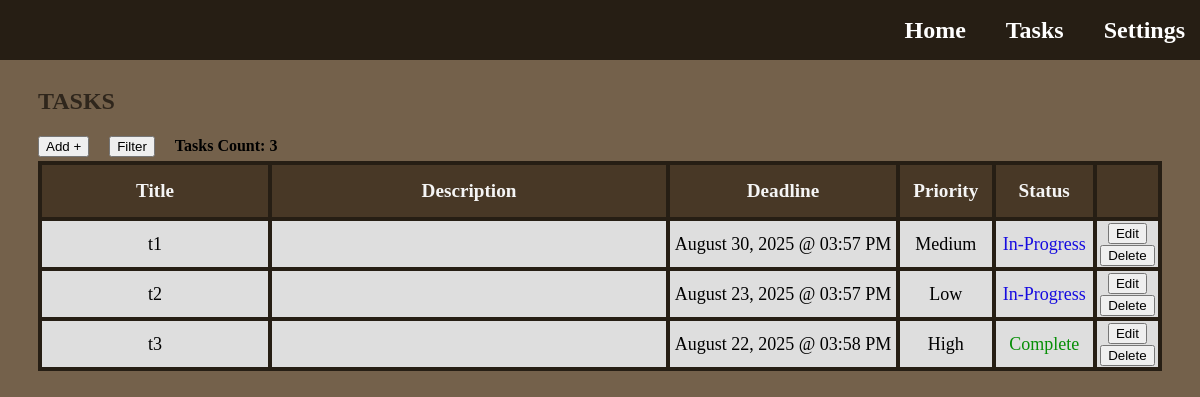
/tasks (signed in), run on an earlier commit of the app's database.
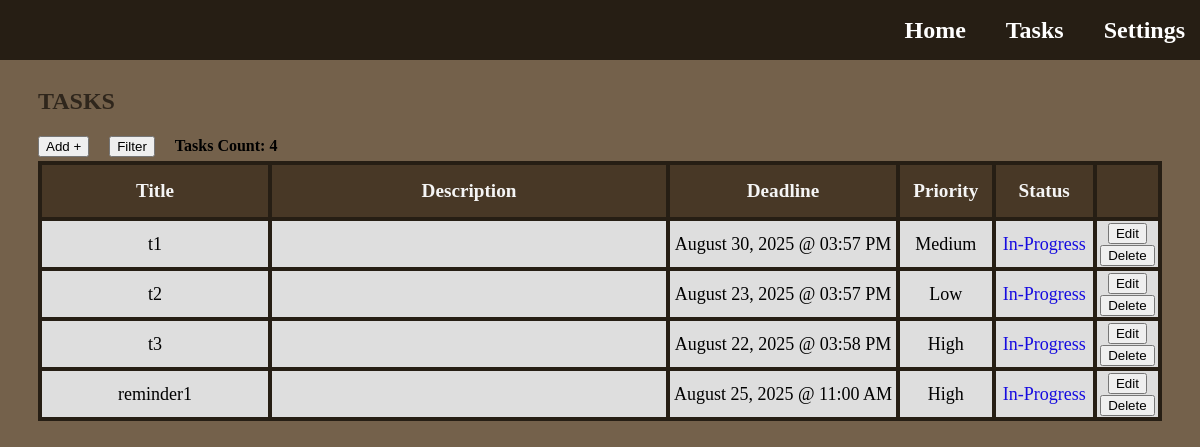
And on a later commit of the database.
### app.py (models this page shows)
class Task(db.Model):
    id = db.Column(db.Integer, primary_key=True)
    title = db.Column(db.String(128), nullable=False)
    description = db.Column(db.Text, nullable=True)
    priority = db.Column(db.String(50), nullable=False)
    deadline = db.Column(db.DateTime, nullable=True)
    status = db.Column(db.String(50), nullable=False, default='In-Progress')
    user_id = db.Column(db.Integer, db.ForeignKey('user.id'), nullable=False)
    user = db.relationship('User', backref=db.backref('tasks', lazy=True))

### app.py (the view, shortened to what this page needs)
@app.route('/tasks')
def tasks():
    user_id = session['user_id']
    sort_title = session.get('sort_title')
    sort_type = session.get('sort_type')
    filter_priorities = session.get('filter_priorities', [])
    filter_status = session.get('filter_status', [])
    filter_months = session.get('filter_months', [])
    filter_year = session.get('filter_year', None)
    filter_day = session.get('filter_day', None)
    priority_order_descending = case(
        (Task.priority == 'High', 1),
        (Task.priority == 'Medium', 2),
        (Task.priority == 'Low', 3),
    )
    priority_order_ascending = case(
        (Task.priority == 'Low', 1),
        (Task.priority == 'Medium', 2),
        (Task.priority == 'High', 3),
    )
    status_order_complete = case(
        (Task.status == 'Complete', 1),
        (Task.status == 'In-Progress', 2)
    )
    status_order_in_progress = case(
        (Task.status == 'In-Progress', 1),
        (Task.status == 'Complete', 2)
    )
    query = Task.query.filter_by(user_id=user_id)
    if filter_priorities: # Only true if not empty
        query = query.filter(Task.priority.in_(filter_priorities)) # Filter by checked priorities within given priority list
    if filter_status:
        query = query.filter(Task.status.in_(filter_status)) # Filter by checked status within given status list
    if filter_months:
        query = query.filter(extract('month', Task.deadline).in_(filter_months)) # Filter by checked months within given months list; extract(...) - returns month number from Task columns and matches to filter months list
    if filter_year:
        query = query.filter(extract('year', Task.deadline) == filter_year) # Filter by typed year; extracts year from deadline column in database
    if filter_day:
        query = query.filter(extract('day', Task.deadline) == filter_day) # Filter by typed day; extracts day from deadline column in database
    user_tasks = query.all()  # Get all tasks for this user according to the id, default order is by date task was created from earliest to latest
    user_tasks_count = query.count() # Gets the total count of tasks of the user
    return render_template('tasks.html', tasks=user_tasks, count=user_tasks_count, sort_title=sort_title, sort_type=sort_type, filter_priorities=filter_priorities, filter_status=filter_status, filter_months=filter_months, filter_year=filter_year, filter_day=filter_day)

### templates/tasks.html (shortened to what this page needs)
{% extends "base.html" %}
{% block content %}
  <h1 class="title-page">Tasks</h1>
  <div class="task-features">
    <button href="#" type="button" class="add-button" onclick="openPopup('add-task')">Add +</button>
    <button type="button" class="filter-sort-button" onclick="openPopup('filter-sort-task')">Filter</button>
    <h4>Tasks Count: {{ count }} </h2>
  </div>
  <section class="tasks-section">
      <table class="tasks-table">
        <thead class="table-header">
          <tr>
              <th class="task-title">Title</th>
              <th class="task-description">Description</th>
              <th class="task-deadline">Deadline</th>
              <th class="task-priority">Priority</th>
              <th class="task-status">Status</th>
              <th class="task-options"></th>
          </tr>
        </thead>
        <tbody id="task-body">
          {% for task in tasks %}
          <tr id="task-row">
            <td>{{ task.title }}</td>
            <td>{{ task.description }}</td>
            <td>{{ task.deadline.strftime('%B %d, %Y @ %I:%M %p')  }}</td>
            <td>{{ task.priority }}</td>
            <td class="task-status-data">
              <a href="{{ url_for('change_task_status', task_id=task.id)}}"
              class="task-status {{ task.status | lower | replace(' ', '-') }}">
                {{ task.status }}
              </a>
            </td>
            <td>
              <a>
                <button type="button" class="edit-button" onclick="openEditPopup(this, 'edit-task')"
                  data-id="{{ task.id }}"
                  data-title="{{ task.title }}"
                  data-description="{{ task.description }}"
                  data-priority="{{ task.priority }}"
                  data-deadline="{{ task.deadline.strftime('%B %d %Y @ %I:%M %p')  }}"
                  >
                  Edit
                </button>
              </a>
              <a href="{{ url_for('delete_task', task_id=task.id)}}">
                <button type="button" class="delete-button">Delete</button>
              </a>
            </td>
          </tr>
          {% else %}
          <tr>
            <td colspan="6">No tasks available.</td>
          </tr>
          {% endfor %}
        </tbody>
      </table>
  </section>
{% endblock %}

### templates/base.html (shortened to what this page needs)
<!DOCTYPE html>
<html lang="en">
<head>
    <link rel="stylesheet" href="{{ url_for('static', filename='style.css') }}">
</head>
<body class="homepage">
    <header class="navbar">
        <nav class="navbar-links">
            <a href="{{ url_for('home') }}">Home</a>
            <a href="{{ url_for('tasks') }}">Tasks</a>
            <a href="{{ url_for('settings') }}">Settings</a>
        </nav>
    </header>
    <main>
        {% block content %}{% endblock %}
    </main>
</body>
</html>

### static/style.css (style rules this page uses)
html, body { min-width: 800px; overflow-x: auto; }
.title-page { margin-top: 80px; margin-left: 30px; font-size: x-large; font-weight: bolder; text-transform: uppercase; font-family: 'Lucida Handwriting'; color: #2f261c; }
.homepage { background-color: #74614b; }
.navbar { background-color: #261e14; position: fixed; top: 0; left: 0; width: 100%; height: 60px; padding-left: 5px; display: flex; justify-content: flex-end; align-items: center; z-index: 1000; }
.navbar-links { display: flex; gap: 20px; }
.navbar-links a { font-family: 'Lucida Handwriting'; color: white; margin-right: 20px; font-weight: bold; font-size: 24px; text-decoration: none; }
.tasks-section { margin-left: 30px; margin-right: 30px; display: flex; justify-content: center; }
.tasks-table { border-collapse: collapse; width: 100%; height: 50%; table-layout: fixed; }
.tasks-table th, .tasks-table td { border: 4px solid #261e14; color: black; font-size: large; text-align: center; background: rgb(222, 222, 222); }
.tasks-table th { color: whitesmoke; font-weight: bolder; font-size: larger; height: 50px; background-color: #483826; }
.task-title { width: 20%; }
.task-description { white-space: normal; word-break: break-word; max-width: 400px; width: 35%; }
.task-deadline { width: 20%; }
.task-priority { width: 8%; }
.task-status { width: 8.5%; }
.task-options { width: 8.5; }
.task-status-data { text-decoration: none; color: white }
.task-status.in-progress { color: rgb(22, 11, 224); text-decoration: none; }
.task-features { margin-left: 30px; margin-right: 30px; height: 30px; display: flex; justify-content: flex-start; align-items: center; gap: 20px; }
.add-button { color: black; text-decoration: none; }

What changed in the data, as far as the page shows it:
changed Task "August 22, 2025 @ 03:58 PM": status "Complete" → "In-Progress"
added Task: title "reminder1", deadline "August 25, 2025 @ 11:00 AM", priority "High", status "In-Progress"
Also different on the page:
{{ count }}: "3" → "4"
